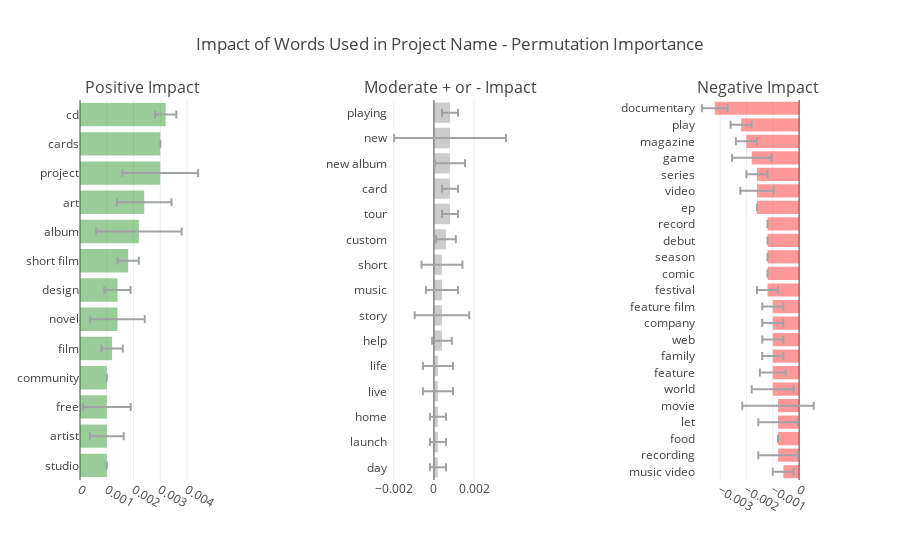

Notebook code for this chart:
### Markdown cell above
**Inferences**  
> - Very Interesting Insights can be obtained from the above plot, There are some features which showed up higher in the relative feature importance, but when we look at their permuatation importance we see that they are not important. (Though, permutation importance results cannot be reproduced exactly because of randomness, but when I first plotted this plot I observed that launched week and month had high feature importance but lower permutation importance.)  
> - From this plot, we can again observe that our hypothesis is almost true, the project goal, duration, number of characters, number of words all are the most important features that one should look at while creating a new project page. 

### <font color="#5831bc" face="Comic Sans MS">Pressence of which keywords makes the biggest impact in the predictions?</font>  

Using permutation importance, we can also evaluate which keywords makes the biggest impact in the model prediction. Let's train another model which also uses keywords used in the project name and observe the permutation importance.

### Code cell
def clean_name(x):
    words = x.lower().split()
    cln = [wrd for wrd in words if not wrd[0].isdigit()]
    return " ".join(cln)
projects["cleaned_name"] = projects["name"].apply(lambda x : clean_name(x))

## add text features : top 100
vec = TfidfVectorizer(max_features=100, ngram_range=(1, 2), lowercase=True, stop_words="english", min_df=6)
X = vec.fit_transform(projects['cleaned_name'].values)

## append to original dataframe
vectors_df = pd.DataFrame(X.toarray(), columns=["_"+xx for xx in vec.get_feature_names()])
projects1_df = pd.concat([projects[features], vectors_df], axis=1)

## train the model
X_train, X_test, y_train, y_test = train_test_split(projects1_df, label, test_size = 0.25, random_state = 2)
X_train2, y_train2 = X_train[:15000], y_train[:15000]
X_test2, y_test2 = X_test[:1000], y_test[:1000]
model2 = RandomForestClassifier(random_state=1).fit(X_train2, y_train2)
y_pred = model2.predict(X_test2)

####### Interpretation 

from plotly import tools

perm = PermutationImportance(model2, random_state=1).fit(X_test2, y_test2)
pi_df = eli5.explain_weights_df(perm, feature_names = X_test2.columns.tolist(), feature_filter=lambda x: x[0] == '_')
pi_df["feature"] = pi_df["feature"].apply(lambda x : x[1:])
highs = pi_df[pi_df.weight >= 0.001]
med = pi_df[(pi_df.weight > -0.0005) & (pi_df.weight < 0.001)]
lows = pi_df[pi_df.weight <= -0.0005]

trace1 = go.Bar(
        orientation = "h",
        y = highs.feature[::-1],
        x = highs.weight[::-1],
        marker = dict(opacity = 0.4, color = "green" ), error_x = dict(type='data', color="#9fa3a3", array=list(highs["std"][::-1]), visible=True))
trace2 = go.Bar(
        orientation = "h",
        y = med.feature[:15][::-1],
        x = med.weight[:15][::-1],
        marker = dict(opacity = 0.4, color = "gray"), error_x = dict(type='data', color="#9fa3a3", array=list(med["std"][:15][::-1]), visible=True))
trace3 = go.Bar(
        orientation = "h",
        y = lows.feature,
        x = lows.weight,
        marker = dict(opacity = 0.4, color = "red"), error_x = dict(type='data', color="#9fa3a3", array=list(lows["std"][::-1]), visible=True))

ttls = ["Positive Impact","", "Moderate + or - Impact" ,"", "Negative Impact"]
fig = tools.make_subplots(rows=1, cols=5, print_grid=False, subplot_titles = ttls)
fig.append_trace(trace1, 1, 1)
fig.append_trace(trace2, 1, 3)
fig.append_trace(trace3, 1, 5)

fig['layout'].update(showlegend=False, title='Impact of Words Used in Project Name - Permutation Importance')
iplot(fig, filename='simple-subplot-with-annotations')

### Figure 1 — Plotly figure (JSON) as saved in the notebook; plotly's stock layout.template omitted (floating-point values rounded to 4 significant figures)
{"data": [{"error_x": {"array": [0, 0.0006325, 0.0008944, 0, 0.0004, 0.00102, 0.0004899, 0.0004, 0.0016, 0.00102, 0.001414, 0, 0.0004], "color": "#9fa3a3", "type": "data", "visible": true}, "marker": {"color": "green", "opacity": 0.4}, "orientation": "h", "type": "bar", "uid": "b103801f-fb5e-4772-851b-b66bc0bd3c0a", "x": [0.001, 0.001, 0.001, 0.001, 0.0012, 0.0014, 0.0014, 0.0018, 0.0022, 0.0024, 0.003, 0.003, 0.0032], "xaxis": "x", "y": ["studio", "artist", "free", "community", "film", "novel", "design", "short film", "album", "art", "project", "cards", "cd"], "yaxis": "y"}, {"error_x": {"array": [0.0004, 0.0004, 0.0004, 0.0007483, 0.0007483, 0.0004899, 0.001356, 0.0008, 0.00102, 0.0004899, 0.0004, 0.0004, 0.0007483, 0.002786, 0.0004], "color": "#9fa3a3", "type": "data", "visible": true}, "marker": {"color": "gray", "opacity": 0.4}, "orientation": "h", "type": "bar", "uid": "8335fb79-0209-4548-9f37-b0d405997f96", "x": [0.0002, 0.0002, 0.0002, 0.0002, 0.0002, 0.0004, 0.0004, 0.0004, 0.0004, 0.0006, 0.0008, 0.0008, 0.0008, 0.0008, 0.0008], "xaxis": "x3", "y": ["day", "launch", "home", "live", "life", "help", "story", "music", "short", "custom", "tour", "card", "new album", "new", "playing"], "yaxis": "y3"}, {"error_x": {"array": [0.0004, 0.0007483, 0, 0.0007483, 0.001356, 0.0008, 0.0004899, 0.0004, 0.0004, 0.0004, 0.0004, 0.0004, 0, 0, 0, 0, 0, 0.0006325, 0.0004, 0.0007483, 0.0004, 0.0004, 0.0004899], "color": "#9fa3a3", "type": "data", "visible": true}, "marker": {"color": "red", "opacity": 0.4}, "orientation": "h", "type": "bar", "uid": "8b0c49b1-4b0b-48ae-b275-bcdbffada7b4", "x": [-0.0006, -0.0008, -0.0008, -0.0008, -0.0008, -0.001, -0.001, -0.001, -0.001, -0.001, -0.001, -0.0012, -0.0012, -0.0012, -0.0012, -0.0012, -0.0016, -0.0016, -0.0016, -0.0018, -0.002, -0.0022, -0.0032], "xaxis": "x5", "y": ["music video", "recording", "food", "let", "movie", "world", "feature", "family", "web", "company", "feature film", "festival", "comic", "season", "debut", "record", "ep", "video", "series", "game", "magazine", "play", "documentary"], "yaxis": "y5"}], "layout": {"annotations": [{"font": {"size": 16}, "showarrow": false, "text": "Positive Impact", "x": 0.084, "xanchor": "center", "xref": "paper", "y": 1, "yanchor": "bottom", "yref": "paper"}, {"font": {"size": 16}, "showarrow": false, "text": "Moderate + or - Impact", "x": 0.5, "xanchor": "center", "xref": "paper", "y": 1, "yanchor": "bottom", "yref": "paper"}, {"font": {"size": 16}, "showarrow": false, "text": "Negative Impact", "x": 0.916, "xanchor": "center", "xref": "paper", "y": 1, "yanchor": "bottom", "yref": "paper"}], "showlegend": false, "title": {"text": "Impact of Words Used in Project Name - Permutation Importance"}, "xaxis": {"anchor": "y", "domain": [0, 0.168]}, "xaxis2": {"anchor": "y2", "domain": [0.208, 0.376]}, "xaxis3": {"anchor": "y3", "domain": [0.416, 0.584]}, "xaxis4": {"anchor": "y4", "domain": [0.624, 0.792]}, "xaxis5": {"anchor": "y5", "domain": [0.832, 1]}, "yaxis": {"anchor": "x", "domain": [0, 1]}, "yaxis2": {"anchor": "x2", "domain": [0, 1]}, "yaxis3": {"anchor": "x3", "domain": [0, 1]}, "yaxis4": {"anchor": "x4", "domain": [0, 1]}, "yaxis5": {"anchor": "x5", "domain": [0, 1]}}}
